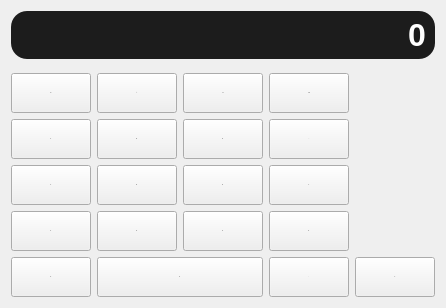
      <widget class="QWidget" name="page_standart">
       <layout class="QGridLayout" name="gridLayout_2">
        <item row="2" column="3">
         <widget class="QPushButton" name="btn_subtract">
          <property name="sizePolicy">
           <sizepolicy hsizetype="Minimum" vsizetype="Expanding">
            <horstretch>0</horstretch>
            <verstretch>0</verstretch>
           </sizepolicy>
          </property>
          <property name="minimumSize">
           <size>
            <width>40</width>
            <height>40</height>
           </size>
          </property>
          <property name="font">
           <font>
            <family>Segoe UI Symbol</family>
            <pointsize>-1</pointsize>
            <italic>false</italic>
            <bold>true</bold>
            <underline>false</underline>
            <strikeout>false</strikeout>
           </font>
          </property>
          <property name="styleSheet">
           <string notr="true"/>
          </property>
          <property name="text">
           <string>-</string>
          </property>
         </widget>
        </item>
        <item row="4" column="0">
         <widget class="QPushButton" name="btn_1">
          <property name="sizePolicy">
           <sizepolicy hsizetype="Minimum" vsizetype="Expanding">
            <horstretch>0</horstretch>
            <verstretch>0</verstretch>
           </sizepolicy>
          </property>
          <property name="minimumSize">
           <size>
            <width>40</width>
            <height>40</height>
           </size>
          </property>
          <property name="font">
           <font>
            <family>Segoe UI Symbol</family>
            <pointsize>-1</pointsize>
            <italic>false</italic>
            <bold>true</bold>
            <underline>false</underline>
            <strikeout>false</strikeout>
           </font>
          </property>
          <property name="styleSheet">
           <string notr="true"/>
          </property>
          <property name="text">
           <string>1</string>
          </property>
         </widget>
        </item>
        <item row="2" column="1">
         <widget class="QPushButton" name="btn_8">
          <property name="sizePolicy">
           <sizepolicy hsizetype="Minimum" vsizetype="Expanding">
            <horstretch>0</horstretch>
            <verstretch>0</verstretch>
           </sizepolicy>
          </property>
          <property name="minimumSize">
           <size>
            <width>40</width>
            <height>40</height>
           </size>
          </property>
          <property name="font">
           <font>
            <family>Segoe UI Symbol</family>
            <pointsize>-1</pointsize>
            <italic>false</italic>
            <bold>true</bold>
            <underline>false</underline>
            <strikeout>false</strikeout>
           </font>
          </property>
          <property name="styleSheet">
           <string notr="true"/>
          </property>
          <property name="text">
           <string>8</string>
          </property>
         </widget>
        </item>
        <item row="5" column="4">
         <widget class="QPushButton" name="btn_equal">
          <property name="sizePolicy">
           <sizepolicy hsizetype="Minimum" vsizetype="Expanding">
            <horstretch>0</horstretch>
            <verstretch>0</verstretch>
           </sizepolicy>
          </property>
          <property name="minimumSize">
           <size>
            <width>40</width>
            <height>40</height>
           </size>
          </property>
          <property name="font">
           <font>
            <family>Segoe UI Symbol</family>
            <pointsize>-1</pointsize>
            <italic>false</italic>
            <bold>true</bold>
            <underline>false</underline>
            <strikeout>false</strikeout>
           </font>
          </property>
          <property name="styleSheet">
           <string notr="true"/>
          </property>
          <property name="text">
           <string>=</string>
          </property>
         </widget>
        </item>
        <item row="2" column="2">
         <widget class="QPushButton" name="btn_9">
          <property name="sizePolicy">
           <sizepolicy hsizetype="Minimum" vsizetype="Expanding">
            <horstretch>0</horstretch>
            <verstretch>0</verstretch>
           </sizepolicy>
          </property>
          <property name="minimumSize">
           <size>
            <width>40</width>
            <height>40</height>
           </size>
          </property>
          <property name="font">
           <font>
            <family>Segoe UI Symbol</family>
            <pointsize>-1</pointsize>
            <italic>false</italic>
            <bold>true</bold>
            <underline>false</underline>
            <strikeout>false</strikeout>
           </font>
          </property>
          <property name="styleSheet">
           <string notr="true"/>
          </property>
          <property name="text">
           <string>9</string>
          </property>
         </widget>
        </item>
        <item row="5" column="1" colspan="2">
         <widget class="QPushButton" name="btn_0">
          <property name="sizePolicy">
           <sizepolicy hsizetype="Minimum" vsizetype="Expanding">
            <horstretch>0</horstretch>
            <verstretch>0</verstretch>
           </sizepolicy>
          </property>
          <property name="minimumSize">
           <size>
            <width>40</width>
            <height>40</height>
           </size>
          </property>
          <property name="font">
           <font>
            <family>Segoe UI Symbol</family>
            <pointsize>-1</pointsize>
            <italic>false</italic>
            <bold>true</bold>
            <underline>false</underline>
            <strikeout>false</strikeout>
           </font>
          </property>
          <property name="styleSheet">
           <string notr="true"/>
          </property>
          <property name="text">
           <string>0</string>
          </property>
         </widget>
        </item>
        <item row="3" column="2">
         <widget class="QPushButton" name="btn_6">
          <property name="sizePolicy">
           <sizepolicy hsizetype="Minimum" vsizetype="Expanding">
            <horstretch>0</horstretch>
            <verstretch>0</verstretch>
           </sizepolicy>
          </property>
          <property name="minimumSize">
           <size>
            <width>40</width>
            <height>40</height>
           </size>
          </property>
          <property name="font">
           <font>
            <family>Segoe UI Symbol</family>
            <pointsize>-1</pointsize>
            <italic>false</italic>
            <bold>true</bold>
            <underline>false</underline>
            <strikeout>false</strikeout>
           </font>
          </property>
          <property name="styleSheet">
           <string notr="true"/>
          </property>
          <property name="text">
           <string>6</string>
          </property>
         </widget>
        </item>
        <item row="4" column="3">
         <widget class="QPushButton" name="btn_multiply">
          <property name="sizePolicy">
           <sizepolicy hsizetype="Minimum" vsizetype="Expanding">
            <horstretch>0</horstretch>
            <verstretch>0</verstretch>
           </sizepolicy>
          </property>
          <property name="minimumSize">
           <size>
            <width>40</width>
            <height>40</height>
           </size>
          </property>
          <property name="font">
           <font>
            <family>Segoe UI Symbol</family>
            <pointsize>-1</pointsize>
            <italic>false</italic>
            <bold>true</bold>
            <underline>false</underline>
            <strikeout>false</strikeout>
           </font>
          </property>
          <property name="styleSheet">
           <string notr="true"/>
          </property>
          <property name="text">
           <string>x</string>
          </property>
         </widget>
        </item>
        <item row="2" column="0">
         <widget class="QPushButton" name="btn_7">
          <property name="sizePolicy">
           <sizepolicy hsizetype="Minimum" vsizetype="Expanding">
            <horstretch>0</horstretch>
            <verstretch>0</verstretch>
           </sizepolicy>
          </property>
          <property name="minimumSize">
           <size>
            <width>40</width>
            <height>40</height>
           </size>
          </property>
          <property name="font">
           <font>
            <family>Segoe UI Symbol</family>
            <pointsize>-1</pointsize>
            <italic>false</italic>
            <bold>true</bold>
            <underline>false</underline>
            <strikeout>false</strikeout>
           </font>
          </property>
          <property name="styleSheet">
           <string notr="true"/>
          </property>
          <property name="text">
           <string>7</string>
          </property>
         </widget>
        </item>
        <item row="5" column="0">
         <widget class="QPushButton" name="btn_changeSign">
          <property name="sizePolicy">
           <sizepolicy hsizetype="Minimum" vsizetype="Expanding">
            <horstretch>0</horstretch>
            <verstretch>0</verstretch>
           </sizepolicy>
          </property>
          <property name="minimumSize">
           <size>
            <width>40</width>
            <height>40</height>
           </size>
          </property>
          <property name="font">
           <font>
            <family>Segoe UI Symbol</family>
            <pointsize>-1</pointsize>
            <italic>false</italic>
            <bold>true</bold>
            <underline>false</underline>
            <strikeout>false</strikeout>
           </font>
          </property>
          <property name="styleSheet">
           <string notr="true"/>
          </property>
          <property name="text">
           <string>±</string>
          </property>
         </widget>
        </item>
        <item row="1" column="2">
         <widget class="QPushButton" name="btn_percent">
          <property name="sizePolicy">
           <sizepolicy hsizetype="Minimum" vsizetype="Expanding">
            <horstretch>0</horstretch>
            <verstretch>0</verstretch>
           </sizepolicy>
          </property>
          <property name="minimumSize">
           <size>
            <width>40</width>
            <height>40</height>
           </size>
          </property>
          <property name="font">
           <font>
            <family>Segoe UI Symbol</family>
            <pointsize>-1</pointsize>
            <italic>false</italic>
            <bold>true</bold>
            <underline>false</underline>
            <strikeout>false</strikeout>
           </font>
          </property>
          <property name="styleSheet">
           <string notr="true"/>
          </property>
          <property name="text">
           <string>%</string>
          </property>
         </widget>
        </item>
        <item row="1" column="1">
         <widget class="QPushButton" name="btn_divide">
          <property name="sizePolicy">
           <sizepolicy hsizetype="Minimum" vsizetype="Expanding">
            <horstretch>0</horstretch>
            <verstretch>0</verstretch>
           </sizepolicy>
          </property>
          <property name="minimumSize">
           <size>
            <width>40</width>
            <height>40</height>
           </size>
          </property>
          <property name="font">
           <font>
            <family>Segoe UI Symbol</family>
            <pointsize>-1</pointsize>
            <italic>false</italic>
            <bold>true</bold>
            <underline>false</underline>
            <strikeout>false</strikeout>
           </font>
          </property>
          <property name="styleSheet">
           <string notr="true"/>
          </property>
          <property name="text">
           <string>÷</string>
          </property>
         </widget>
        </item>
        <item row="3" column="3">
         <widget class="QPushButton" name="btn_add">
          <property name="sizePolicy">
           <sizepolicy hsizetype="Minimum" vsizetype="Expanding">
            <horstretch>0</horstretch>
            <verstretch>0</verstretch>
           </sizepolicy>
          </property>
          <property name="minimumSize">
           <size>
            <width>40</width>
            <height>40</height>
           </size>
          </property>
          <property name="font">
           <font>
            <family>Segoe UI Symbol</family>
            <pointsize>-1</pointsize>
            <italic>false</italic>
            <bold>true</bold>
            <underline>false</underline>
            <strikeout>false</strikeout>
           </font>
          </property>
          <property name="styleSheet">
           <string notr="true"/>
          </property>
          <property name="text">
           <string>+</string>
          </property>
         </widget>
        </item>
        <item row="4" column="2">
         <widget class="QPushButton" name="btn_3">
          <property name="sizePolicy">
           <sizepolicy hsizetype="Minimum" vsizetype="Expanding">
            <horstretch>0</horstretch>
            <verstretch>0</verstretch>
           </sizepolicy>
          </property>
          <property name="minimumSize">
           <size>
            <width>40</width>
            <height>40</height>
           </size>
          </property>
          <property name="font">
           <font>
            <family>Segoe UI Symbol</family>
            <pointsize>-1</pointsize>
            <italic>false</italic>
            <bold>true</bold>
            <underline>false</underline>
            <strikeout>false</strikeout>
           </font>
          </property>
          <property name="styleSheet">
           <string notr="true"/>
          </property>
          <property name="text">
           <string>3</string>
          </property>
         </widget>
        </item>
        <item row="3" column="1">
         <widget class="QPushButton" name="btn_5">
          <property name="sizePolicy">
           <sizepolicy hsizetype="Minimum" vsizetype="Expanding">
            <horstretch>0</horstretch>
            <verstretch>0</verstretch>
           </sizepolicy>
          </property>
          <property name="minimumSize">
           <size>
            <width>40</width>
            <height>40</height>
           </size>
          </property>
          <property name="font">
           <font>
            <family>Segoe UI Symbol</family>
            <pointsize>-1</pointsize>
            <italic>false</italic>
            <bold>true</bold>
            <underline>false</underline>
            <strikeout>false</strikeout>
           </font>
          </property>
          <property name="styleSheet">
           <string notr="true"/>
          </property>
          <property name="text">
           <string>5</string>
          </property>
         </widget>
        </item>
        <item row="3" column="0">
         <widget class="QPushButton" name="btn_4">
          <property name="sizePolicy">
           <sizepolicy hsizetype="Minimum" vsizetype="Expanding">
            <horstretch>0</horstretch>
            <verstretch>0</verstretch>
           </sizepolicy>
          </property>
          <property name="minimumSize">
           <size>
            <width>40</width>
            <height>40</height>
           </size>
          </property>
          <property name="font">
           <font>
            <family>Segoe UI Symbol</family>
            <pointsize>-1</pointsize>
            <italic>false</italic>
            <bold>true</bold>
            <underline>false</underline>
            <strikeout>false</strikeout>
           </font>
          </property>
          <property name="styleSheet">
           <string notr="true"/>
          </property>
          <property name="text">
           <string>4</string>
          </property>
         </widget>
        </item>
        <item row="0" column="0" colspan="5">
         <widget class="QLineEdit" name="lineEdit">
          <property name="sizePolicy">
           <sizepolicy hsizetype="Expanding" vsizetype="Fixed">
            <horstretch>2</horstretch>
            <verstretch>5</verstretch>
           </sizepolicy>
          </property>
          <property name="minimumSize">
           <size>
            <width>0</width>
            <height>50</height>
           </size>
          </property>
          <property name="font">
           <font>
            <family>Segoe UI Symbol</family>
            <pointsize>-1</pointsize>
            <italic>false</italic>
            <bold>true</bold>
            <underline>false</underline>
            <strikeout>false</strikeout>
           </font>
          </property>
          <property name="cursor">
           <cursorShape>ArrowCursor</cursorShape>
          </property>
          <property name="styleSheet">
           <string notr="true">QLineEdit {
    background-color: #1C1C1C;
    color: white;
    font-size: 32px;
    border: none;
    padding: 5px;
	margin-bottom: 8px;
	border-radius: 16px;
}
</string>
          </property>
          <property name="text">
           <string>0</string>
          </property>
          <property name="alignment">
           <set>Qt::AlignmentFlag::AlignRight|Qt::AlignmentFlag::AlignTrailing|Qt::AlignmentFlag::AlignVCenter</set>
          </property>
          <property name="readOnly">
           <bool>true</bool>
          </property>
         </widget>
        </item>
        <item row="4" column="1">
         <widget class="QPushButton" name="btn_2">
          <property name="sizePolicy">
           <sizepolicy hsizetype="Minimum" vsizetype="Expanding">
            <horstretch>0</horstretch>
            <verstretch>0</verstretch>
           </sizepolicy>
          </property>
          <property name="minimumSize">
           <size>
            <width>40</width>
            <height>40</height>
           </size>
          </property>
          <property name="font">
           <font>
            <family>Segoe UI Symbol</family>
            <pointsize>-1</pointsize>
            <italic>false</italic>
            <bold>true</bold>
            <underline>false</underline>
            <strikeout>false</strikeout>
           </font>
          </property>
          <property name="styleSheet">
           <string notr="true"/>
          </property>
          <property name="text">
           <string>2</string>
          </property>
         </widget>
        </item>
        <item row="5" column="3">
         <widget class="QPushButton" name="btn_dot">
          <property name="sizePolicy">
           <sizepolicy hsizetype="Minimum" vsizetype="Expanding">
            <horstretch>0</horstretch>
            <verstretch>0</verstretch>
           </sizepolicy>
          </property>
          <property name="minimumSize">
           <size>
            <width>40</width>
            <height>40</height>
           </size>
          </property>
          <property name="font">
           <font>
            <family>Segoe UI Symbol</family>
            <pointsize>-1</pointsize>
            <italic>false</italic>
            <bold>true</bold>
            <underline>false</underline>
            <strikeout>false</strikeout>
           </font>
          </property>
          <property name="styleSheet">
           <string notr="true"/>
          </property>
          <property name="text">
           <string>.</string>
          </property>
         </widget>
        </item>
        <item row="1" column="0">
         <widget class="QPushButton" name="btn_clear">
          <property name="sizePolicy">
           <sizepolicy hsizetype="Minimum" vsizetype="Expanding">
            <horstretch>0</horstretch>
            <verstretch>0</verstretch>
           </sizepolicy>
          </property>
          <property name="minimumSize">
           <size>
            <width>40</width>
            <height>40</height>
           </size>
          </property>
          <property name="font">
           <font>
            <family>Segoe UI Symbol</family>
            <pointsize>-1</pointsize>
            <italic>false</italic>
            <bold>true</bold>
            <underline>false</underline>
            <strikeout>false</strikeout>
           </font>
          </property>
          <property name="styleSheet">
           <string notr="true"/>
          </property>
          <property name="text">
           <string>C</string>
          </property>
         </widget>
        </item>
        <item row="1" column="3">
         <widget class="QPushButton" name="btn_delete">
          <property name="sizePolicy">
           <sizepolicy hsizetype="Minimum" vsizetype="Expanding">
            <horstretch>0</horstretch>
            <verstretch>0</verstretch>
           </sizepolicy>
          </property>
          <property name="minimumSize">
           <size>
            <width>40</width>
            <height>40</height>
           </size>
          </property>
          <property name="font">
           <font>
            <family>Segoe UI Symbol</family>
            <pointsize>-1</pointsize>
            <italic>false</italic>
            <bold>true</bold>
            <underline>false</underline>
            <strikeout>false</strikeout>
           </font>
          </property>
          <property name="styleSheet">
           <string notr="true"/>
          </property>
          <property name="text">
           <string>⌫</string>
          </property>
         </widget>
        </item>
       </layout>
      </widget>
